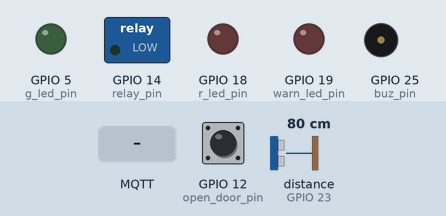
The program below on a simulated ESP32. Shown: switched loads named in the program (green lamp = pin HIGH), output pins drawn as LEDs (lit = HIGH), buzzer (waves = sounding). Wiring (from diagram.json): ultrasonic range finder: trigger GPIO 22; echo GPIO 23. Dashed ring = blinking. The test bench sets the inputs (shaded band); at power-on: distance to the obstacle (sensor on GPIO 23) 80 cm, GPIO 12 (open_door_pin) LOW. The echo pulse lasts 58.3 µs per cm; WiFi joins after 1.5 s; servers stay silent unless stated; no MQTT or app messages arrive unless stated; pins used as bus, display or sensor lines are not drawn; what the program prints to the serial monitor is not drawn.

Above: at 2.7 s.
2.8 s: MQTT message "/TimeThreshold" arrives on the first subscribed topic
4.3 s: distance to the obstacle (sensor on GPIO 23) set to 12 cm
5.8 s: distance to the obstacle (sensor on GPIO 23) set to 9 cm
At 6.02 s:
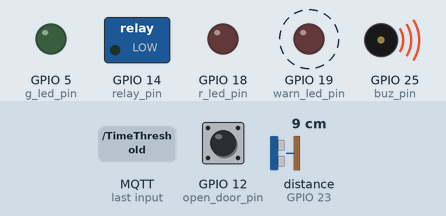
8.8 s: MQTT message "/TimeThreshold" arrives on the second subscribed topic
11.8 s: distance to the obstacle (sensor on GPIO 23) set to 120 cm
At 12.4 s:
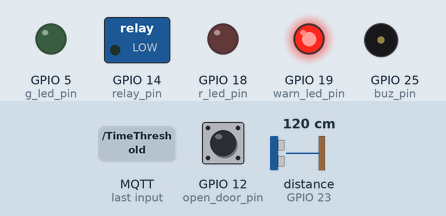
14.8 s: MQTT message "/TimeThreshold" arrives on the third subscribed topic
Timing chart, 0 to 17.3 s (numbered marks = the images above; inputs shaded):
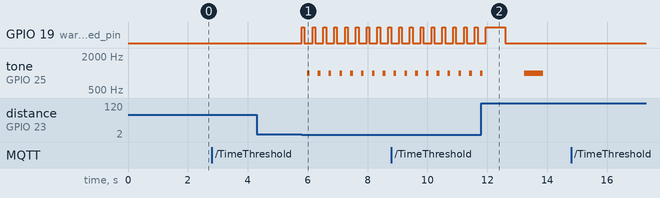

Measured:
- the behaviour switches between 11 and 10 cm on distance to the obstacle (sensor on GPIO 23) (found by bisection; images 0 and 1)
- after the input at 2.8 s, every drawn part: stays the same
- after the input at 4.3 s, every drawn part: stays the same
- after the input at 5.8 s, GPIO 19 (warn_led_pin): alternates HIGH for 0.09 s and LOW for 0.27 s, starting at once; tone on GPIO 25 (buz_pin): alternates 1000 Hz for 0.09 s and silent for 0.27 s, starting after 0.18 s
- after the input at 14.8 s, every drawn part: stays the same

The program:

main.cpp
```cpp
#include <Arduino.h>
#include <WiFi.h>
#include <PubSubClient.h>

// button pin and parameters
int open_door_pin = 12;
int requestOpenState = LOW;
int lastButtonState = LOW;
unsigned long lastDebounceTime = 0;
const unsigned long debounceDelay = 50;

// ultrasonic
int trig_pin = 22;
int echo_pin = 23;

// buzzer and led pin
int buz_pin = 25;
int g_led_pin = 5;
int r_led_pin = 18;
int warn_led_pin = 19;

// relay
int relay_pin = 14;

// parameters for security
int thresholdSeconds = 10;
int spamDurationSeconds = 5;
int thresholdDistance = 10;
int cameraResetTime = 10;
static unsigned long intrusionDuration = 0;
bool intrusionPublished = false;

// state of the door
int openState = LOW;
int detectCheck = HIGH;

const char* ssid = "Wokwi-GUEST";
const char* password = "";

// const char* mqttServer = "broker.emqx.io";
const char* mqttServer = "broker.hivemq.com";
int port = 1883;

WiFiClient wifiClient;
PubSubClient mqttClient(wifiClient);

void wifiConnect() {
  WiFi.begin(ssid, password);
  while (WiFi.status() != WL_CONNECTED) {
    delay(500);
    Serial.print(".");
  }
  Serial.println(" Connected!");
  Serial.print("IP address: ");
  Serial.println(WiFi.localIP());
}

void callback(char* topic, byte* payload, unsigned int length)
{
  String payloadStr = "";

  for (int i = 0; i < length; i++) {
    payloadStr += (char)payload[i];
  }
  if (strcmp(topic, "/TimeThreshold") == 0) {
    thresholdSeconds = payloadStr.toInt();
    Serial.print("Threshold Seconds: ");
    Serial.println(thresholdSeconds);
  }
  else if (strcmp(topic, "/DistanceThreshold") == 0) {
    thresholdDistance = payloadStr.toInt();
    Serial.print("Threshold Distance: ");
    Serial.println(thresholdDistance);
  }
  else if (strcmp(topic, "/TimeStopSpam") == 0) {
    spamDurationSeconds = payloadStr.toInt();
    Serial.print("Spam Duration Seconds: ");
    Serial.println(spamDurationSeconds);
  }
  else if (strcmp(topic, "/CameraResetTime") == 0) {
    cameraResetTime = payloadStr.toInt();
    Serial.print("Camera Reset Time: ");
    Serial.println(cameraResetTime);
  }
  else if (strcmp(topic, "/DoorOpen") == 0) {
    if (payloadStr != "Stranger" && payloadStr != "") {
      openState = HIGH;
    }
    else {
      detectCheck = LOW;
    }
  }
}

void mqttConnect()
{
  while(!mqttClient.connected())
  {
      Serial.println("Attempting MQTT connection...");

      if(mqttClient.connect("ESPClient"))
      {
          Serial.println("Connected");
          mqttClient.subscribe("/TimeThreshold");
          mqttClient.subscribe("/DistanceThreshold");
          mqttClient.subscribe("/TimeStopSpam");
          mqttClient.subscribe("/DoorOpen");
          mqttClient.subscribe("/CameraResetTime");
      }
      else
      {
          Serial.print("Failed, rc=");
          Serial.print(mqttClient.state());
          Serial.println("Try again in 5 seconds");
          delay(5000);
      }
    }
}


long getDist() {
  digitalWrite(trig_pin, LOW);
  delayMicroseconds(2);
  digitalWrite(trig_pin, HIGH);
  delayMicroseconds(10);
  digitalWrite(trig_pin, LOW);

  long duration = pulseIn(echo_pin, HIGH);
  long distCm = duration * 0.034 / 2;

  return distCm;
}

void mode1(int delay_time) {
  digitalWrite(relay_pin, HIGH);
  digitalWrite(g_led_pin, HIGH);
  tone(buz_pin, 800, 150);
  delay(200);
  tone(buz_pin, 1000, 150);
  delay(200);
  tone(buz_pin, 1200, 150);
  delay(200);
  delay(delay_time);
  delay(200);
  digitalWrite(relay_pin, LOW);
  digitalWrite(g_led_pin, LOW);
}

void mode2() {
  digitalWrite(r_led_pin, HIGH);
  tone(buz_pin, 400, 500);
  delay(500);
}

void mode3(int dist) {
  int blink_delay = map(dist, 0, 50, 50, 300);

  digitalWrite(warn_led_pin, HIGH);
  delay(blink_delay);
  digitalWrite(warn_led_pin, LOW);
  delay(blink_delay);

  tone(buz_pin, 1000);
  delay(blink_delay);
  noTone(buz_pin);
  delay(blink_delay);
}

void setup() {
  Serial.begin(115200);
  esp_log_level_set("ledc", ESP_LOG_NONE);

  pinMode(open_door_pin, INPUT);
  pinMode(trig_pin, OUTPUT);
  pinMode(echo_pin, INPUT);
  pinMode(buz_pin, OUTPUT);
  pinMode(g_led_pin, OUTPUT);
  pinMode(r_led_pin, OUTPUT);
  pinMode(warn_led_pin, OUTPUT);
  pinMode(relay_pin, OUTPUT);
  digitalWrite(relay_pin, LOW);  // turn off relay initially
  Serial.println("Connecting to WiFi");
  wifiConnect();
  mqttClient.setServer(mqttServer, port);
  mqttClient.setCallback(callback);
  mqttClient.setKeepAlive(90);
}

void publishDoorOpenRequest() {
  String payload = "{\"action\": \"request_open\"}";

  if (mqttClient.publish("/DoorOpenRequest", payload.c_str())) {
    Serial.println("Published Door Open Request successfully!");
  } else {
    Serial.println("Failed to publish Door Open Request.");
  }
}

void publishIntruderTime(unsigned long intrusionTime) {
  String payload = "{\"duration\": " + String(intrusionTime) + "}";

  if (mqttClient.publish("/IntruderTime", payload.c_str())) {
    Serial.println("Published Intruder Time successfully!");
  } else {
    Serial.println("Failed to publish Intruder Time.");
  }
}

void loop() {
  if(!mqttClient.connected()) {
    mqttConnect();
  }
  mqttClient.loop();

  int reading = digitalRead(open_door_pin);
  int distCm = getDist();
  static unsigned long startTime = 0;
  static unsigned long spamEndTime = 0;
  static bool counting = false;
  static bool spamming = false;

  // for button
  if (reading != lastButtonState) {
    lastDebounceTime = millis();
  }

  if ((millis() - lastDebounceTime) > debounceDelay) {
    if (reading != requestOpenState) {
      requestOpenState = reading;

      if (requestOpenState == LOW) {
        digitalWrite(g_led_pin, HIGH);

        tone(buz_pin, 800, 100);

        publishDoorOpenRequest();
        delay(100);

        digitalWrite(g_led_pin, LOW);
      }
    }
  }
  lastButtonState = reading;

  // control verify case
  if (openState == HIGH) {
    mode1(cameraResetTime* 1000);
    counting = false;
    spamming = false;
    openState = LOW;
  }
  else {
    if (distCm < thresholdDistance) {
        if (!counting) {
            startTime = millis();
            counting = true;
        } else {
            unsigned long elapsedTime = (millis() - startTime) / 1000;
            if (elapsedTime >= thresholdSeconds) {
                spamming = true;
                intrusionDuration = elapsedTime;
                spamEndTime = millis() + (spamDurationSeconds * 1000);
            }
        }
    } else {
        counting = false;
    }

    if (spamming) {
        if (millis() >= spamEndTime) {
            if (!intrusionPublished) {
                publishIntruderTime(intrusionDuration);
                intrusionPublished = true;
            }
            spamming = false;
        } else {

            mode3(distCm);
        }
    } else {
        intrusionPublished = false;
    }
  }

  // detect fail
  if (detectCheck == LOW) {
    mode2();
    detectCheck = HIGH;
    digitalWrite(r_led_pin, LOW);
  }
}
```
